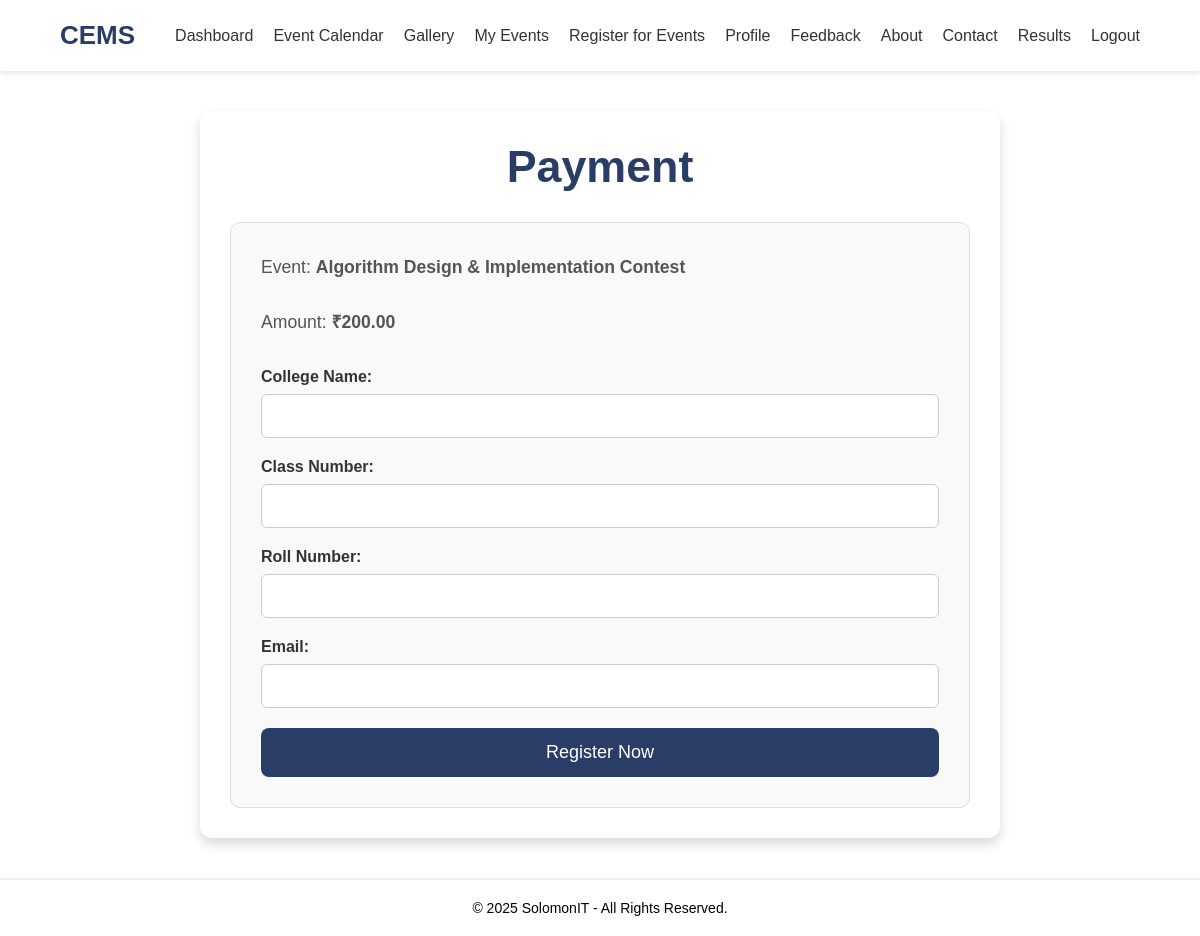
/payment.php?event_id=54 (signed in), run on the app's committed database.
### tables this page shows
CREATE TABLE `event_master` (
  `event_id` int NOT NULL AUTO_INCREMENT,
  `event_name` text,
  `event_description` text,
  `event_date` text,
  `event_location` text,
  `event_time` text,
  `f_prize` text NOT NULL,
  `s_prize` text NOT NULL,
  `event_price` decimal(10,2) NOT NULL DEFAULT '0.00',
  `max_par` int DEFAULT '0',
  `is_active` tinyint(1) DEFAULT '1',
  PRIMARY KEY (`event_id`)
);

### payment.php (the view, shortened to what this page needs)
<?php
    include "config.php";
    $event_id = $_GET['event_id'];
    $sql_event = "SELECT * FROM event_master WHERE event_id = $event_id";
    $result_event = mysqli_query($conn, $sql_event);
    $event = mysqli_fetch_assoc($result_event);
    $payment_amount = $event['event_price'];
    $event_name = $event['event_name'];
    ?>
    <!DOCTYPE html>
    <html lang="en">
    <head>
    </head>
    <body>
    <header>
            <div class="container">
                <a href="dashboard.php" class="logo">CEMS</a>
                <nav class="navbar">
                    <ul class="navbar-list">
                        <li><a href="dashboard.php" class="navbar-link">Dashboard</a></li>
                        <li><a href="event_calendar.php" class="navbar-link">Event Calendar</a></li>
                        <li><a href="gallery.php" class="navbar-link">Gallery</a></li>
                        <li><a href="my_events.php" class="navbar-link">My Events</a></li>
                        <li><a href="register_event.php" class="navbar-link">Register for Events</a></li>
                        <li><a href="profile.php" class="navbar-link">Profile</a></li>
                        <li><a href="feedback.php" class="navbar-link">Feedback</a></li>
                        <li><a href="about.php" class="navbar-link">About</a></li>
                        <li><a href="contact.php" class="navbar-link">Contact</a></li>
                        <li><a href="view_results.php" class="navbar-link">Results</a></li>
                        <li><a href="logout.php" class="navbar-link">Logout</a></li>
                    </ul>
                </nav>
            </div>
        </header>
        <main>
            <div class="content">
                <h2>Payment</h2>
                <div class="service-item">
                    <p class="section-description">Event: <b><?php echo htmlspecialchars($event_name); ?></b></p>
                    <p class="section-description">Amount: <b>₹<?php
                    if (is_numeric($payment_amount)) {
                        echo number_format($payment_amount, 2);
                    } else {
                        echo htmlspecialchars($payment_amount);
                    }
                     ?></b></p>
                    <form method="POST">
                         <div class="form-group">
                            <label for="college_name">College Name:</label>
                            <input type="text" id="college_name" name="college_name" required>
                        </div>
                        <div class="form-group">
                            <label for="classno">Class Number:</label>
                            <input type="text" id="classno" name="classno" required>
                        </div>
                        <div class="form-group">
                            <label for="rollno">Roll Number:</label>
                            <input type="text" id="rollno" name="rollno" required>
                        </div>
                        <div class="form-group">
                            <label for="email">Email:</label>
                            <input type="email" id="email" name="email" required>
                        </div>
                        <button type="submit">Register Now</button>
                    </form>
                </div>
            </div>
        </main>
        <footer>
            <p>© 2025 SolomonIT - All Rights Reserved.</p>
        </footer>
    </body>
    </html>

### payment.php (style rules this page uses)
* { margin: 0; padding: 0; box-sizing: border-box; font-family: 'Poppins', sans-serif; }
header { background: #fff; padding: 20px 0; position: sticky; top: 0; width: 100%; box-shadow: 0 2px 6px rgba(0, 0, 0, 0.1); z-index: 100; }
.container { width: 90%; max-width: 1200px; margin: 0 auto; display: flex; justify-content: space-between; align-items: center; }
.logo { font-size: 26px; font-weight: 600; color: #2a3d66; text-transform: uppercase; text-decoration: none; }
.navbar-list { display: flex; list-style: none; gap: 20px; }
.navbar-link { text-decoration: none; color: #333; font-weight: 500; transition: color 0.3s ease; }
main { flex: 1; padding: 20px; }
.content { max-width: 800px; margin: 20px auto; background: #fff; padding: 30px; border-radius: 12px; box-shadow: 0 6px 12px rgba(0, 0, 0, 0.15); }
.content h2 { text-align: center; font-size: 2.8rem; margin-bottom: 30px; color: #2a3d66; }
.section-description { font-size: 1.1rem; color: #555; margin-bottom: 25px; line-height: 1.7; }
.service-item { padding: 30px; border: 1px solid #ddd; border-radius: 10px; background-color: #f9f9f9; transition: box-shadow 0.3s ease; }
form { margin-top: 30px; }
.form-group { margin-bottom: 20px; }
.form-group label { display: block; margin-bottom: 8px; font-weight: 600; color: #333; }
.form-group input[type="text"], .form-group input[type="email"] { width: 100%; padding: 12px; border: 1px solid #ccc; border-radius: 6px; box-sizing: border-box; font-size: 16px; transition: border-color 0.3s ease; }
button[type="submit"] { background-color: #2a3d66; color: white; padding: 14px 24px; border: none; border-radius: 8px; cursor: pointer; font-size: 18px; transition: background-color 0.3s ease; width: 100%; }
footer { background-color: #fff; padding: 20px; text-align: center; font-size: 14px; margin-top: auto; border-top: 2px solid #eee; }
footer p { margin: 0; }

### data on the page
event_master: event_name "Algorithm Design & Implementation Contest", event_price "200.00"
